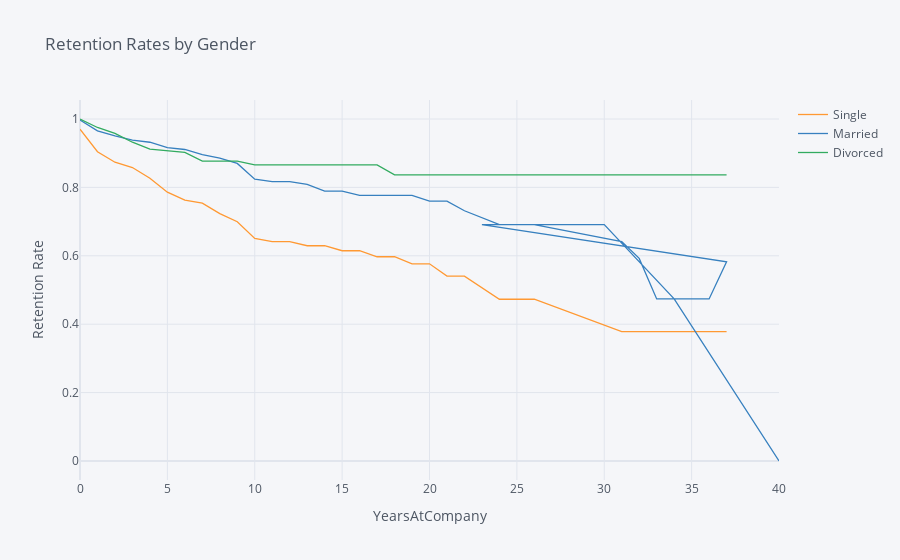

Notebook code cell kept with this figure:
### Markdown cell above
## 4. Let's switch to looking at retention rates from another demographic perspective: marital status. Generate and plot survival curves for the different marital statuses by number of years at the company.

### Code cell
rates = survival(data, 'MaritalStatus', 'YearsAtCompany', 'Attrition')

rates.iplot(kind='line', xTitle='YearsAtCompany', yTitle='Retention Rate',
            title='Retention Rates by Gender')

### Figure 1 — Plotly figure (JSON) as saved in the notebook; plotly's stock layout.template omitted (floating-point values rounded to 4 significant figures)
{"data": [{"line": {"color": "rgba(255, 153, 51, 1.0)", "dash": "solid", "shape": "linear", "width": 1.3}, "mode": "lines", "name": "Single", "text": "", "type": "scatter", "x": [0, 1, 2, 3, 4, 5, 6, 7, 8, 9, 10, 11, 12, 13, 14, 15, 16, 17, 18, 19, 20, 21, 22, 24, 26, 31, 32, 33, 36, 37, 23, 25, 27, 29, 30, 34, 40], "y": [0.9702, 0.9044, 0.8736, 0.8581, 0.8268, 0.7861, 0.7628, 0.754, 0.7234, 0.6997, 0.6507, 0.6413, 0.6413, 0.6294, 0.6294, 0.6148, 0.6148, 0.5972, 0.5972, 0.5766, 0.5766, 0.5406, 0.5406, 0.473, 0.473, 0.3784, 0.3784, 0.3784, 0.3784, 0.3784, "", "", "", "", "", "", ""]}, {"line": {"color": "rgba(55, 128, 191, 1.0)", "dash": "solid", "shape": "linear", "width": 1.3}, "mode": "lines", "name": "Married", "text": "", "type": "scatter", "x": [0, 1, 2, 3, 4, 5, 6, 7, 8, 9, 10, 11, 12, 13, 14, 15, 16, 17, 18, 19, 20, 21, 22, 24, 26, 31, 32, 33, 36, 37, 23, 25, 27, 29, 30, 34, 40], "y": [0.997, 0.9654, 0.9506, 0.9381, 0.932, 0.9164, 0.9109, 0.8958, 0.8858, 0.8702, 0.8239, 0.817, 0.817, 0.8086, 0.7894, 0.7894, 0.7768, 0.7768, 0.7768, 0.7768, 0.7599, 0.7599, 0.7318, 0.6911, 0.6911, 0.6418, 0.5924, 0.4739, 0.4739, 0.5825, 0.6911, 0.6911, 0.6911, 0.6911, 0.6911, 0.4739, 0]}, {"line": {"color": "rgba(50, 171, 96, 1.0)", "dash": "solid", "shape": "linear", "width": 1.3}, "mode": "lines", "name": "Divorced", "text": "", "type": "scatter", "x": [0, 1, 2, 3, 4, 5, 6, 7, 8, 9, 10, 11, 12, 13, 14, 15, 16, 17, 18, 19, 20, 21, 22, 24, 26, 31, 32, 33, 36, 37, 23, 25, 27, 29, 30, 34, 40], "y": [1, 0.9752, 0.9581, 0.9321, 0.9122, 0.9078, 0.9021, 0.8769, 0.8769, 0.8769, 0.8657, 0.8657, 0.8657, 0.8657, 0.8657, 0.8657, 0.8657, 0.8657, 0.8368, 0.8368, 0.8368, 0.8368, 0.8368, 0.8368, 0.8368, 0.8368, 0.8368, 0.8368, 0.8368, 0.8368, 0.8368, 0.8368, 0.8368, 0.8368, "", "", ""]}], "layout": {"legend": {"bgcolor": "#F5F6F9", "font": {"color": "#4D5663"}}, "paper_bgcolor": "#F5F6F9", "plot_bgcolor": "#F5F6F9", "title": {"font": {"color": "#4D5663"}, "text": "Retention Rates by Gender"}, "xaxis": {"gridcolor": "#E1E5ED", "showgrid": true, "tickfont": {"color": "#4D5663"}, "title": {"font": {"color": "#4D5663"}, "text": "YearsAtCompany"}, "zerolinecolor": "#E1E5ED"}, "yaxis": {"gridcolor": "#E1E5ED", "showgrid": true, "tickfont": {"color": "#4D5663"}, "title": {"font": {"color": "#4D5663"}, "text": "Retention Rate"}, "zerolinecolor": "#E1E5ED"}}}
